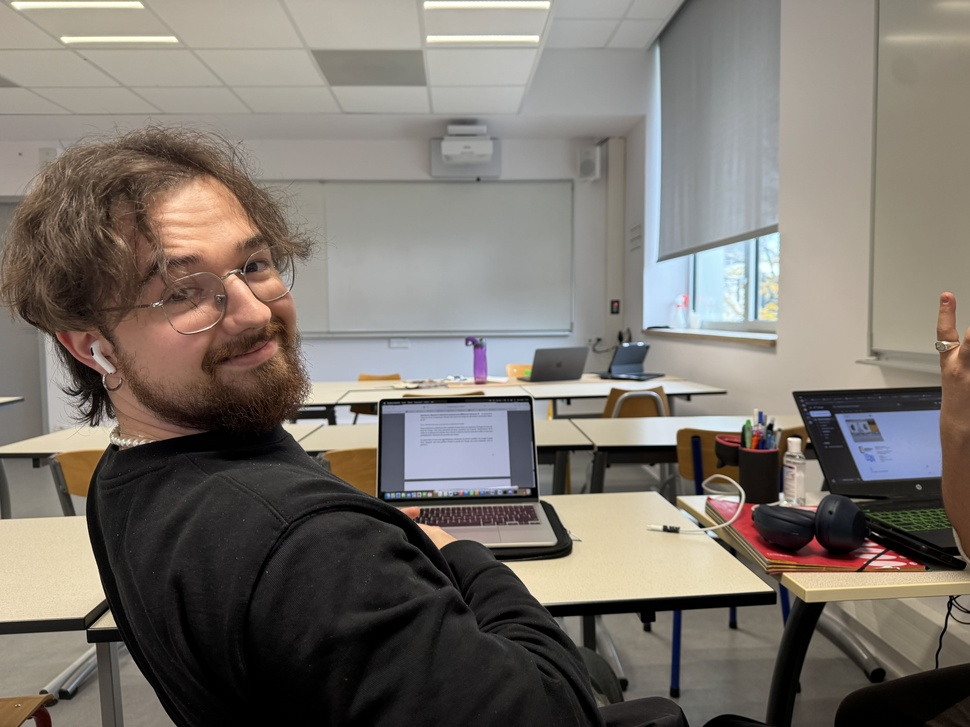
#> input picture Code_python/image0.jpeg, 970 x 727 px, shrunk from 5712 x 4284 before the run
$ python imageStitching.py
#> lines starting #> are read from the running program, lines starting #| are printed output that depends on the picture
import cv2 as cv
import sys
import numpy as np
from argparse import ArgumentParser, ArgumentDefaultsHelpFormatter

ESC_KEY = 27
Q_KEY = 113


def parse_command_line_arguments():
    parser = ArgumentParser(formatter_class=ArgumentDefaultsHelpFormatter)
    parser.add_argument("-k", "--kp", default="SIFT", help="Detector: GFTT ORB SIFT")
    parser.add_argument("-n", "--nbKp", default=None, type=int, help="Number of keypoints")
    parser.add_argument("-d", "--descriptor", default=True, type=bool, help="Compute descriptors")
    parser.add_argument("-m", "--matching", default="NORM_L2", help="Matching norm")
    parser.add_argument("-i1", "--image1", default="./image0.jpeg", help="Image 1 (leftmost)")
    parser.add_argument("-i2", "--image2", default="./image1.jpeg", help="Image 2")
    parser.add_argument("-i3", "--image3", default="./image2.jpeg", help="Image 3")
    parser.add_argument("-i4", "--image4", default=None, help="Image 4 (rightmost)")
    return parser


def test_load_image(img):
    if img is None or img.size == 0:
        print("Could not load image")
        exit(1)


def load_color_image(path):
#> called with path = './image0.jpeg'
    if path is None:
        return None
    img = cv.imread(path)
#> img is the input picture: shape (727, 970, 3); mean B, G, R 109.1, 116.3, 122.9
#> call 2 of load_color_image, with path = './image1.jpeg'
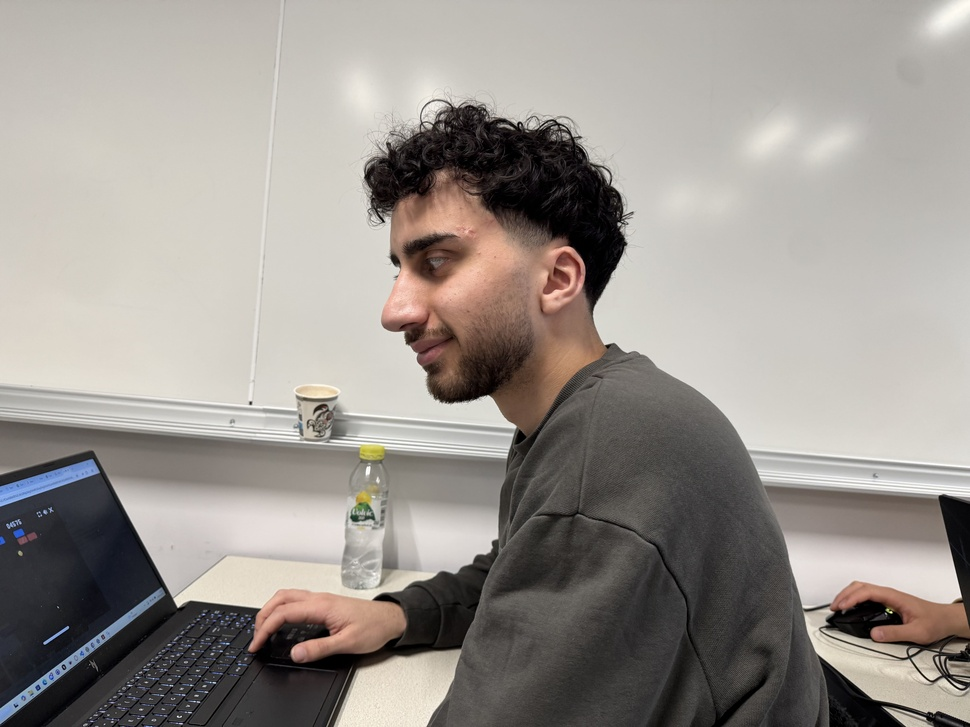
#> input picture Code_python/image1.jpeg, 970 x 727 px, shrunk from 5712 x 4284 before the run
#> in load_color_image, img is the input picture: shape (727, 970, 3); mean B, G, R 142.6, 148, 153.6
#> call 3 of load_color_image, with path = './image2.jpeg'
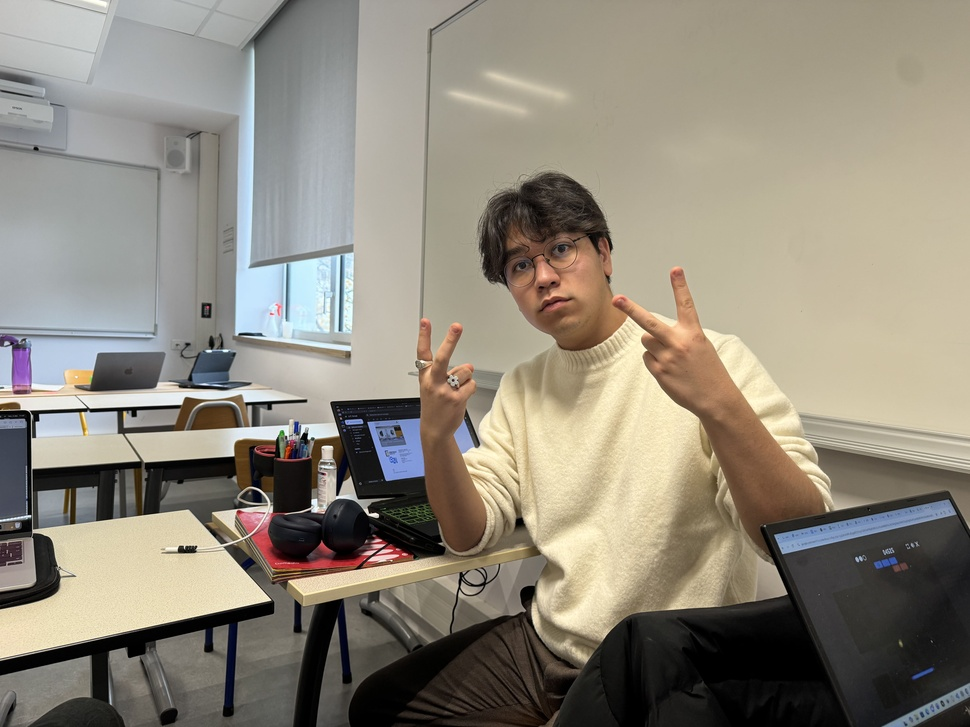
#> input picture Code_python/image2.jpeg, 970 x 727 px, shrunk from 5712 x 4284 before the run
#> in load_color_image, img is the input picture: shape (727, 970, 3); mean B, G, R 123.9, 136.7, 143.2
    test_load_image(img)
    return img


def display_image(img, name):
    cv.namedWindow(name)
    cv.imshow(name, img)


def feature_detector(det_type, gray, nb):
    if gray is None:
        return None

    match det_type.upper():
        case "GFTT":
            print("GFTT not implemented yet")
            sys.exit(1)
        case "ORB":
            orb = cv.ORB_create(nfeatures=nb if nb is not None else 500)
            return orb.detect(gray, None)
        case _:
            sift = cv.SIFT_create(nb if nb is not None else 0)
            return sift.detect(gray, None)


def feature_extractor(det_type, gray, kp):
    if gray is None or kp is None:
        return None

    det_type = det_type.upper()

    if det_type == "GFTT":
        return None
    if det_type == "ORB":
        extractor = cv.ORB_create()
    else:
        extractor = cv.SIFT_create()

    _, desc = extractor.compute(gray, kp)
    return desc


def get_norm(norm_name):
    norm_name = norm_name.upper()
    if norm_name == "NORM_L1":
        return cv.NORM_L1
    if norm_name == "NORM_L2":
        return cv.NORM_L2
    if norm_name == "NORM_HAMMING":
        return cv.NORM_HAMMING
    if norm_name == "NORM_HAMMING2":
        return cv.NORM_HAMMING2
    return cv.NORM_L2


def match_descriptors(matching_type, desc1, desc2, a=3.0):
    if desc1 is None or desc2 is None:
        return []

    norm = get_norm(matching_type)
    bf = cv.BFMatcher(normType=norm, crossCheck=True)

    matches = bf.match(desc1, desc2)
    if len(matches) == 0:
        return []

    minDist = min(m.distance for m in matches)
    seuil = a * minDist

    return [m for m in matches if m.distance <= seuil]


def stitch_two_images(img_left, img_right, det_type, nbKp, matching_type, a=3.0):
    if img_left is None or img_right is None:
        return None

    gray_left = cv.cvtColor(img_left, cv.COLOR_BGR2GRAY)
    gray_right = cv.cvtColor(img_right, cv.COLOR_BGR2GRAY)

    kp_left = feature_detector(det_type, gray_left, nbKp)
    kp_right = feature_detector(det_type, gray_right, nbKp)

    desc_left = feature_extractor(det_type, gray_left, kp_left)
    desc_right = feature_extractor(det_type, gray_right, kp_right)

    matches = match_descriptors(matching_type, desc_left, desc_right, a)

    if len(matches) < 4:
        print("Not enough matches to compute homography")
        return None

    pts_left = np.float32([kp_left[m.queryIdx].pt for m in matches]).reshape(-1, 1, 2)
    pts_right = np.float32([kp_right[m.trainIdx].pt for m in matches]).reshape(-1, 1, 2)

    H, _ = cv.findHomography(pts_right, pts_left, cv.RANSAC)
    if H is None:
        print("Homography failed")
        return None

    h_left, w_left = img_left.shape[:2]
    h_right, w_right = img_right.shape[:2]

    pano_width = w_left + w_right
    pano_height = max(h_left, h_right)

    warped = cv.warpPerspective(img_right, H, (pano_width, pano_height))
    warped[0:h_left, 0:w_left] = img_left

    return warped


def stitch_sequence(images, det_type, nbKp, matching_type, a=3.0):
#> called with det_type = 'SIFT', matching_type = 'NORM_L2', a = 3
    pano = images[0]

    for i in range(1, len(images)):
        if images[i] is None:
            continue
        print(f"Stitching image {i+1}...")
        pano = stitch_two_images(pano, images[i], det_type, nbKp, matching_type, a)
        if pano is None:
            print("Failed during stitching")
            return None
#> this loop made 3 passes
#> (h_left in stitch_two_images, w_left in stitch_two_images) on passes 1 to 2: (727, 970), (727, 1940)
#> (printed output is left out)
#> pass 1, in stitch_two_images, `gray_left = cv.cvtColor(img_left, cv.COLOR_BGR2GRAY)`:
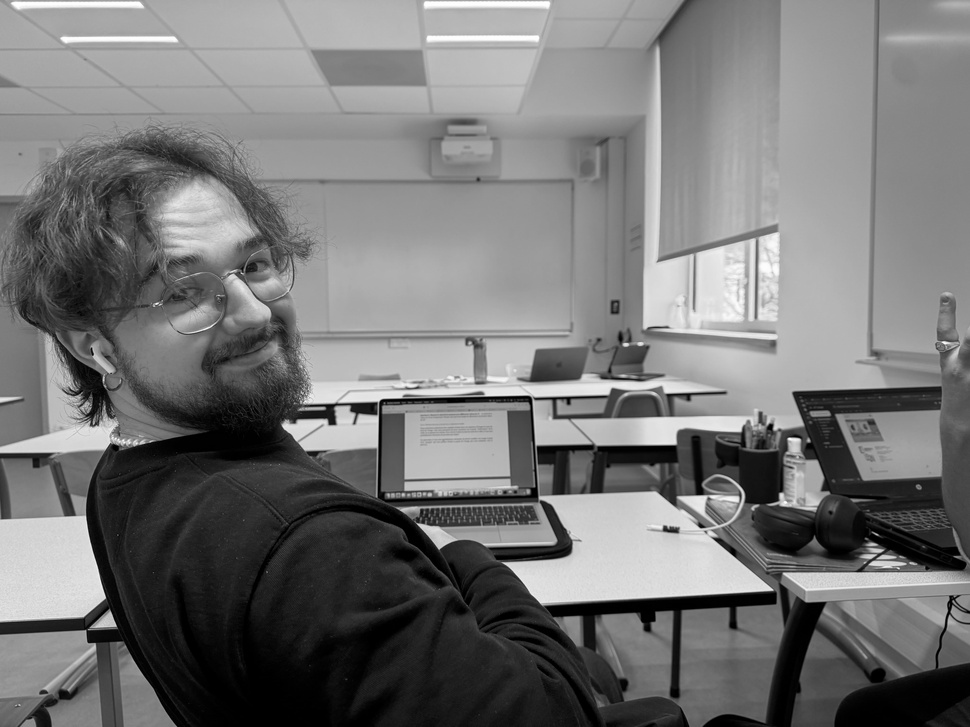
#> gray_left: shape (727, 970); min 0, max 255, mean 117.4
#> pass 1, in stitch_two_images, `gray_right = cv.cvtColor(img_right, cv.COLOR_BGR2GRAY)`:
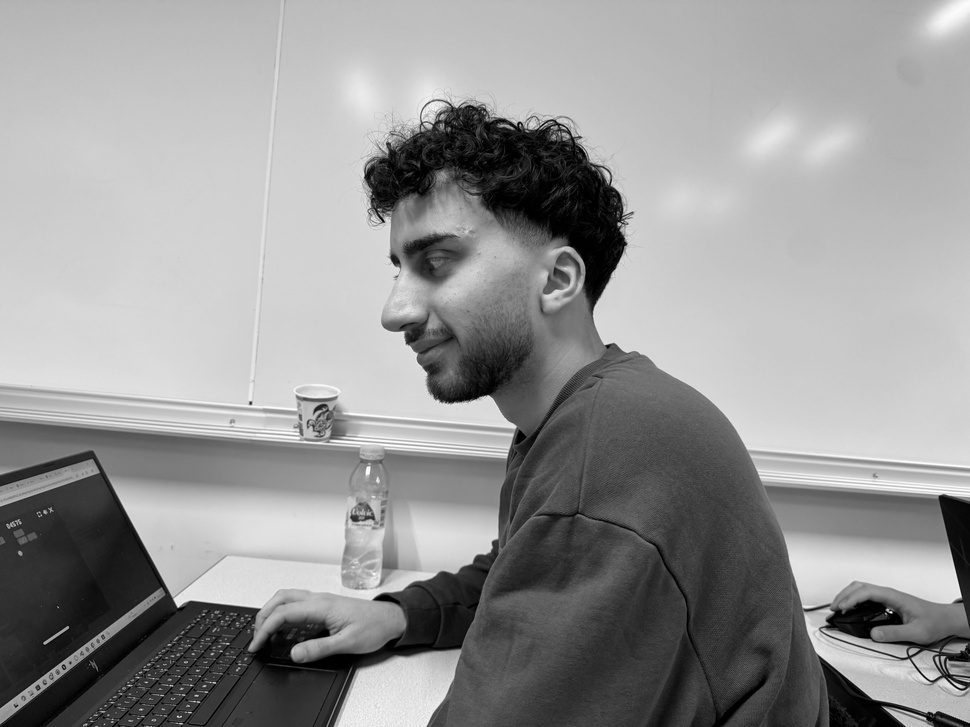
#> gray_right: shape (727, 970); min 0, max 255, mean 149
#> pass 1, in stitch_two_images, `warped = cv.warpPerspective(img_right, H, (pano_width, pano_height))`:
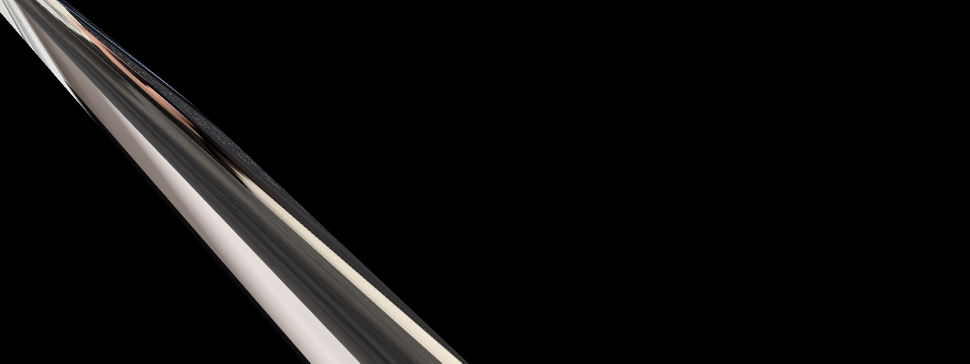
#> warped: shape (727, 1940, 3) (shown at 1/2 size); mean B, G, R 13, 13.4, 14.1
#> pass 1, in stitch_sequence, `pano = stitch_two_images(pano, images[i], det_type, nbKp, matching_typ..`:
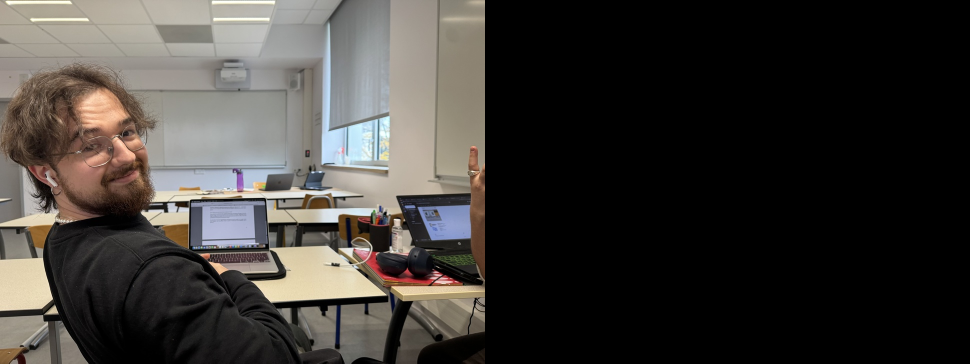
#> pano: shape (727, 1940, 3) (shown at 1/2 size); mean B, G, R 54.6, 58.1, 61.4
#> after the loop:
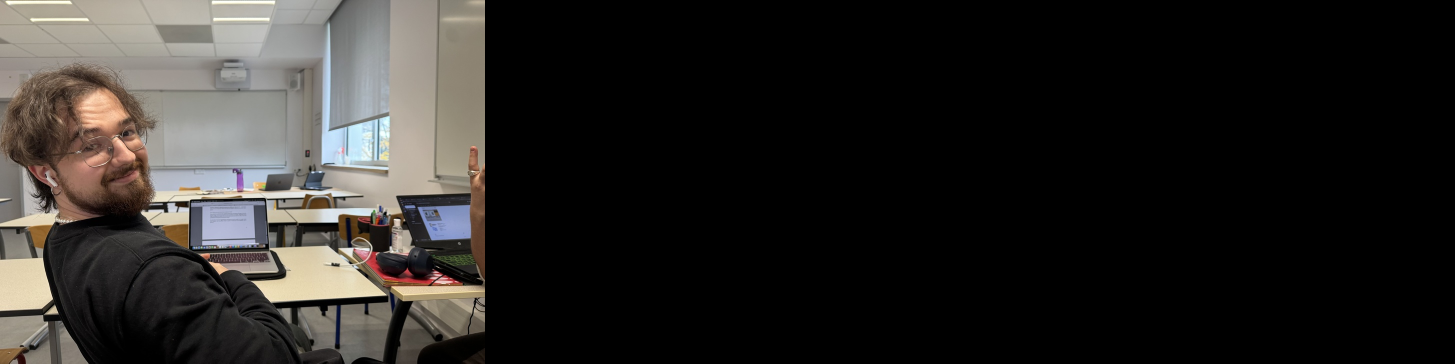
#> pano: shape (727, 2910, 3) (shown at 1/2 size); mean B, G, R 36.4, 38.8, 41

    return pano


def main():
    parser = parse_command_line_arguments()
    args = vars(parser.parse_args())

    img1 = load_color_image(args["image1"])
    img2 = load_color_image(args["image2"])
    img3 = load_color_image(args["image3"])
    img4 = load_color_image(args["image4"])

    images = [img1, img2, img3, img4]

    panorama = stitch_sequence(
        images,
        args["kp"],
        args["nbKp"],
        args["matching"],
        a=3.0
    )

    if panorama is not None:
        display_image(panorama, "Panorama final")

    key = 0
    while key != ESC_KEY and key != Q_KEY:
        key = cv.waitKey(1)
#> (key Esc is pressed here)

    cv.destroyAllWindows()


if __name__ == "__main__":
    main()
